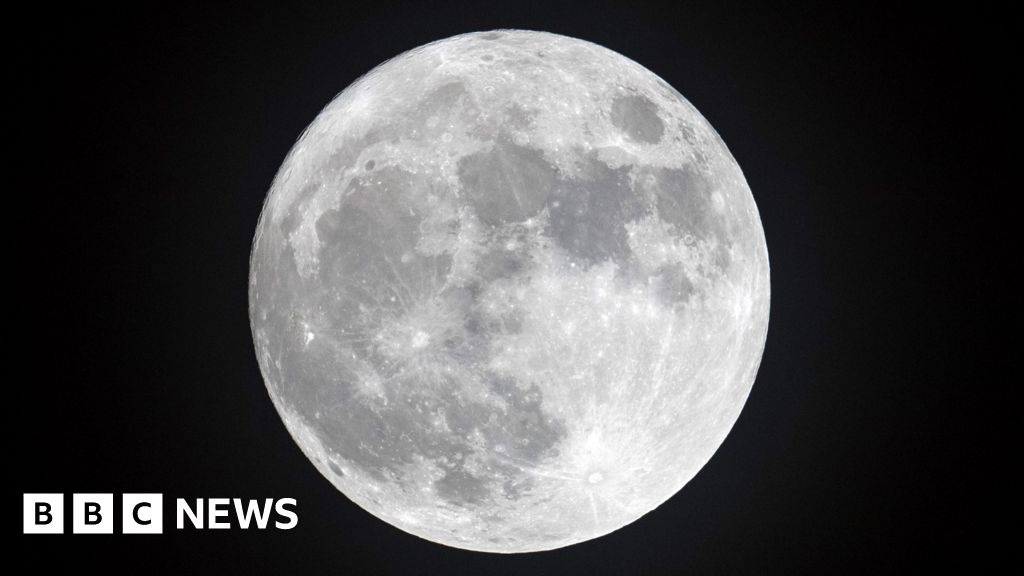
#> input picture 8th Semester Labs/Image Processing Labs/images/moon.jpg, 1024 x 576 px
$ jupyter execute unsharp_masking.ipynb
#> lines starting #> are read from the running program, lines starting #| are printed output that depends on the picture; after the words box and inside, x2 and y2 are one past the last pixel; in counts of white or black regions, pixels touching at a corner belong together
[cell 1]
import cv2
import numpy as np
import matplotlib.pyplot as plt

[cell 2]
# Step 1: Load the image (grayscale for simplicity)
image = cv2.imread('../../images/moon.jpg', cv2.IMREAD_GRAYSCALE)
#> image: shape (576, 1024); min 0, max 255, mean 77.7

# Step 2: Blur the original image using a Gaussian filter
blurred_image = cv2.GaussianBlur(image, (9, 9), 10)  # kernel size and sigma can be adjusted
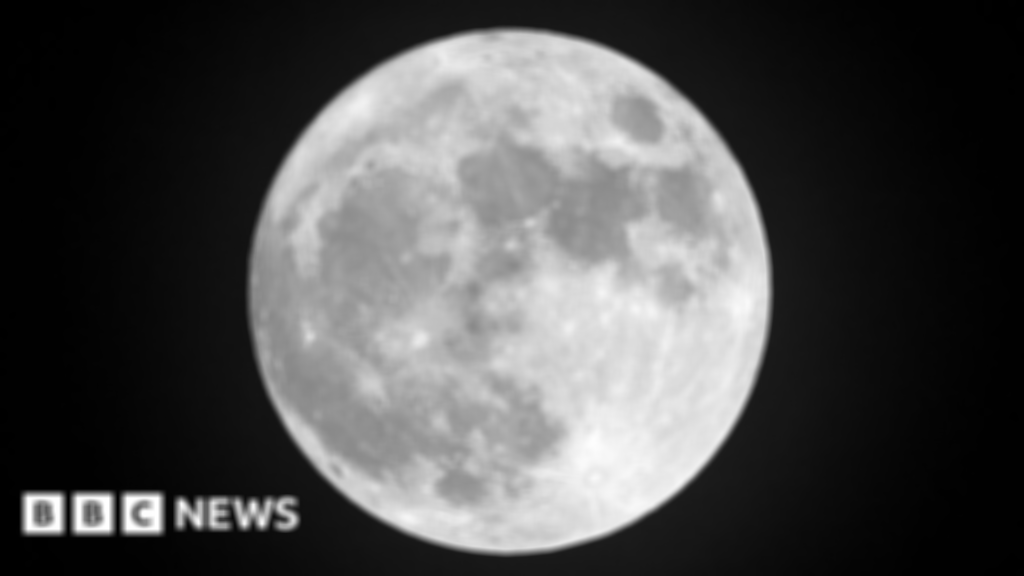
#> blurred_image: shape (576, 1024); min 0, max 255, mean 77.7

# Step 3: Create the mask by subtracting the blurred image from the original
mask = cv2.subtract(image, blurred_image)
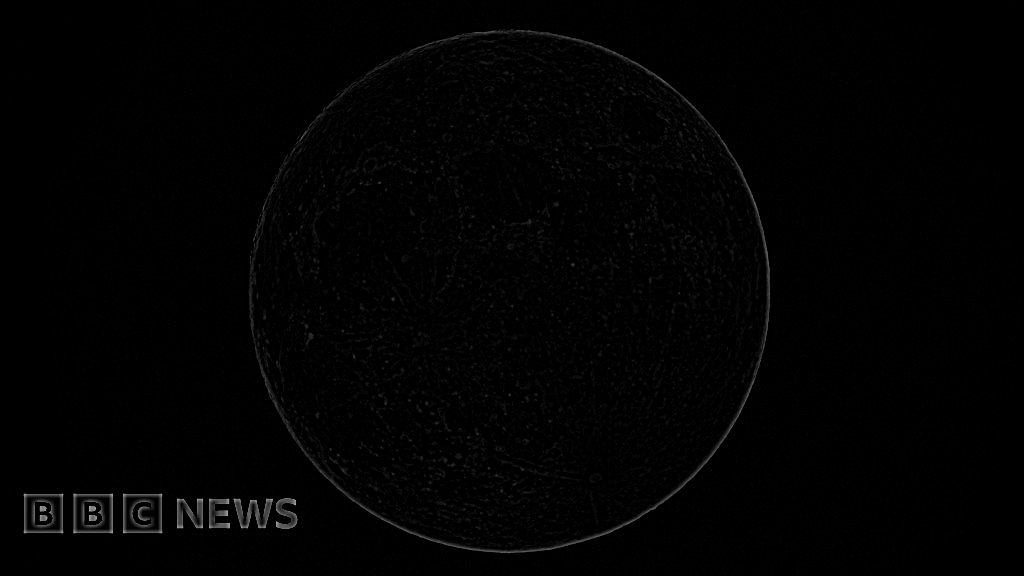
#> mask: shape (576, 1024); min 0, max 169, mean 2

# Step 4: Apply Unsharp Masking - Add the mask back to the original image
unsharp_image = cv2.addWeighted(image, 1.0, mask, 2, 0)  # Change weights to control sharpening

# Step 5: Apply High-Boost Filtering
boost_factor = 1.2  # High boost factor (can adjust for stronger effect)
high_boost_image = cv2.addWeighted(image, boost_factor, mask, 1.0, 0)
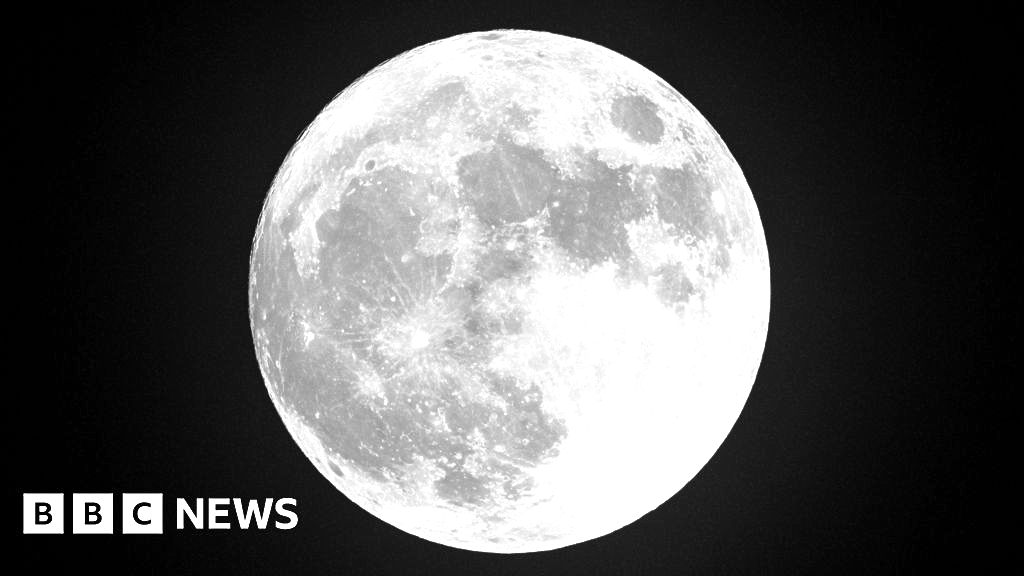
#> high_boost_image: shape (576, 1024); min 0, max 255, mean 91.9

# Step 6: Display results
plt.figure(figsize=(20, 15))

plt.subplot(2, 2, 1)
plt.title('Original Image')
plt.imshow(image, cmap='gray')

plt.subplot(2, 2, 2)
plt.title('Blurred Image')
plt.imshow(blurred_image, cmap='gray')

plt.subplot(2, 2, 3)
plt.title('Unsharp Masking')
plt.imshow(unsharp_image, cmap='gray')

plt.subplot(2, 2, 4)
plt.title('High-Boost Filtered')
plt.imshow(high_boost_image, cmap='gray')

plt.show()
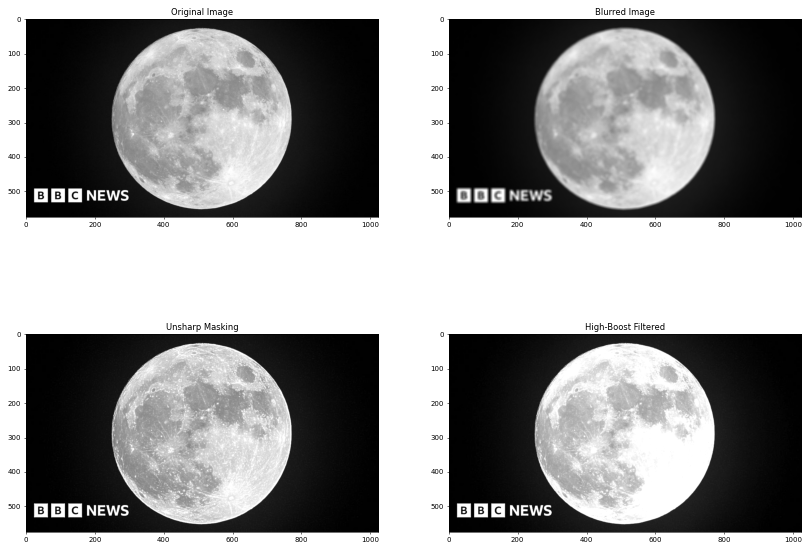
#> figure drawn by matplotlib, 4 panels

[cell 3]
# Step 1: Load the image (grayscale for simplicity)
image = cv2.imread('../../images/moon.jpg', cv2.IMREAD_GRAYSCALE)  # cv2.IMREAD_GRAYSCALE for grayscale

# Step 2: Blur the original image using a Gaussian filter
blurred_image = cv2.GaussianBlur(image, (9, 9), 10)  # (ksize=(9, 9), sigmaX=10)

# Step 3: Create the mask by subtracting the blurred image from the original
mask = cv2.subtract(image, blurred_image)  # (src1=image, src2=blurred_image)

# Step 4: Convert the mask to a binary image using thresholding
_, binary_mask = cv2.threshold(mask, 150, 255, cv2.THRESH_BINARY)  # (src=mask, thresh=30, maxval=255, type=cv2.THRESH_BINARY)
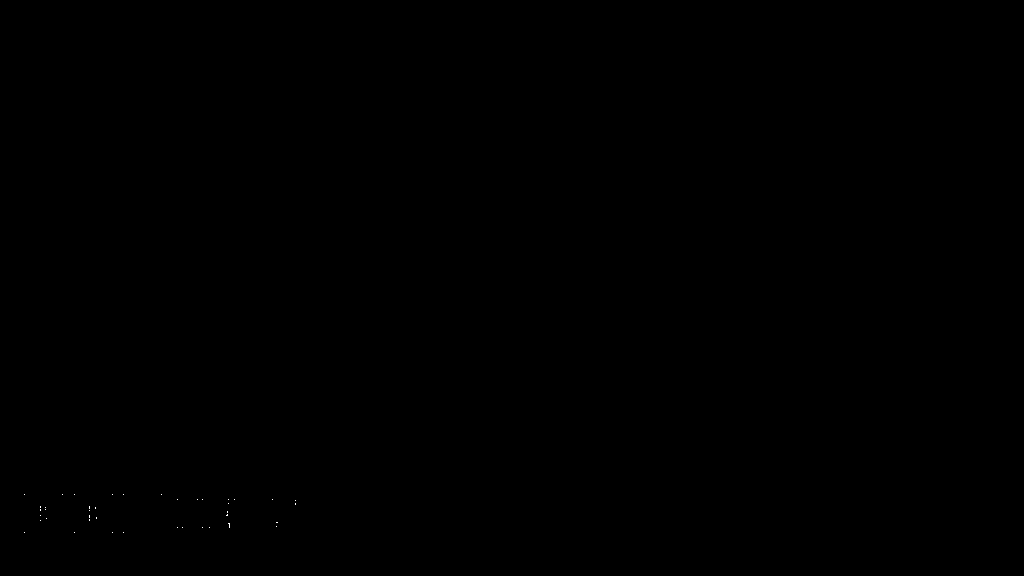
#> binary_mask: shape (576, 1024); 0.01% white in thin lines or dots, all inside (x1, y1, x2, y2) = (24, 494, 296, 533)

# Step 5: Apply Unsharp Masking - Add the mask back to the original image
unsharp_image = cv2.addWeighted(image, 1.0, mask, 1.5, 1.5)  # (src1=image, alpha=1.0, src2=mask, beta=1.0, gamma=0)

# Step 6: Display results
plt.figure(figsize=(20, 12))  # (figsize=(15, 8))

plt.subplot(2, 2, 1)  # (nrows=2, ncols=3, index=1)
plt.title('Original Image')  # (label='Original Image')
plt.imshow(image, cmap='gray')  # (X=image, cmap='gray')

plt.subplot(2, 2, 2)  # (nrows=2, ncols=3, index=2)
plt.title('Blurred Image')  # (label='Blurred Image')
plt.imshow(blurred_image, cmap='gray')  # (X=blurred_image, cmap='gray')

plt.subplot(2, 2, 3)  # (nrows=2, ncols=3, index=3)
plt.title('Mask')  # (label='Mask')
plt.imshow(mask, cmap='gray')  # (X=mask, cmap='gray')

# plt.subplot(2, 3, 4)  # (nrows=2, ncols=3, index=4)
# plt.title('Binary Mask')  # (label='Binary Mask')
# plt.imshow(binary_mask, cmap='gray')  # (X=binary_mask, cmap='gray')

plt.subplot(2, 2, 4)  # (nrows=2, ncols=3, index=5)
plt.title('Unsharp Masking')  # (label='Unsharp Masking')
plt.imshow(unsharp_image, cmap='gray')  # (X=unsharp_image, cmap='gray')

plt.show()  # Display the plots
